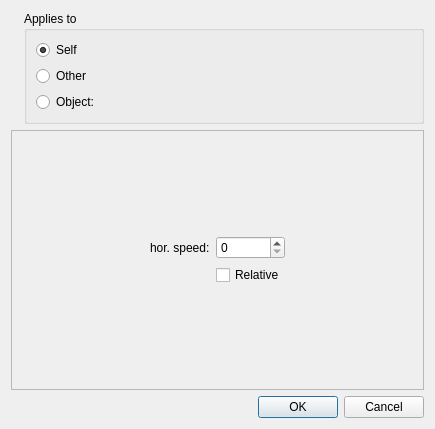
<?xml version="1.0" encoding="UTF-8"?>
<ui version="4.0">
 <class>SpeedHorizontalDialog</class>
 <widget class="QDialog" name="SpeedHorizontalDialog">
  <property name="geometry">
   <rect>
    <x>0</x>
    <y>0</y>
    <width>435</width>
    <height>429</height>
   </rect>
  </property>
  <property name="windowTitle">
   <string>Speed Horizontal</string>
  </property>
  <layout class="QVBoxLayout" name="verticalLayout_2" stretch="0,1,0">
   <item>
    <layout class="QHBoxLayout" name="horizontalLayout" stretch="0,1">
     <item>
      <widget class="QLabel" name="label">
       <property name="text">
        <string/>
       </property>
       <property name="pixmap">
        <pixmap resource="../../resources_editor.qrc">:/qtgameengine/icons/action-speed-horizontal.png</pixmap>
       </property>
      </widget>
     </item>
     <item>
      <widget class="QGroupBox" name="groupBox">
       <property name="title">
        <string>Applies to</string>
       </property>
       <layout class="QVBoxLayout" name="verticalLayout">
        <item>
         <widget class="QRadioButton" name="radioButtonSelf">
          <property name="text">
           <string>Self</string>
          </property>
          <property name="checked">
           <bool>true</bool>
          </property>
         </widget>
        </item>
        <item>
         <widget class="QRadioButton" name="radioButtonOther">
          <property name="text">
           <string>Other</string>
          </property>
         </widget>
        </item>
        <item>
         <layout class="QHBoxLayout" name="horizontalLayout_2" stretch="0,1">
          <item>
           <widget class="QRadioButton" name="radioButtonObject">
            <property name="text">
             <string>Object:</string>
            </property>
           </widget>
          </item>
          <item>
           <widget class="ObjectSelectorWidget" name="widgetObject" native="true">
            <property name="visible">
             <bool>false</bool>
            </property>
           </widget>
          </item>
         </layout>
        </item>
       </layout>
      </widget>
     </item>
    </layout>
   </item>
   <item>
    <widget class="QFrame" name="frame">
     <property name="frameShape">
      <enum>QFrame::StyledPanel</enum>
     </property>
     <property name="frameShadow">
      <enum>QFrame::Raised</enum>
     </property>
     <layout class="QGridLayout" name="gridLayout_2">
      <item row="1" column="2">
       <spacer name="horizontalSpacer_2">
        <property name="orientation">
         <enum>Qt::Horizontal</enum>
        </property>
        <property name="sizeHint" stdset="0">
         <size>
          <width>40</width>
          <height>20</height>
         </size>
        </property>
       </spacer>
      </item>
      <item row="0" column="1">
       <spacer name="verticalSpacer">
        <property name="orientation">
         <enum>Qt::Vertical</enum>
        </property>
        <property name="sizeHint" stdset="0">
         <size>
          <width>20</width>
          <height>40</height>
         </size>
        </property>
       </spacer>
      </item>
      <item row="2" column="1">
       <spacer name="verticalSpacer_2">
        <property name="orientation">
         <enum>Qt::Vertical</enum>
        </property>
        <property name="sizeHint" stdset="0">
         <size>
          <width>20</width>
          <height>40</height>
         </size>
        </property>
       </spacer>
      </item>
      <item row="1" column="0">
       <spacer name="horizontalSpacer">
        <property name="orientation">
         <enum>Qt::Horizontal</enum>
        </property>
        <property name="sizeHint" stdset="0">
         <size>
          <width>40</width>
          <height>20</height>
         </size>
        </property>
       </spacer>
      </item>
      <item row="1" column="1">
       <layout class="QFormLayout" name="formLayout">
        <item row="0" column="0">
         <widget class="QLabel" name="labelHorSpeed">
          <property name="text">
           <string>hor. speed:</string>
          </property>
          <property name="buddy">
           <cstring>spinBoxHorSpeed</cstring>
          </property>
         </widget>
        </item>
        <item row="0" column="1">
         <widget class="QSpinBox" name="spinBoxHorSpeed"/>
        </item>
        <item row="1" column="1">
         <widget class="QCheckBox" name="checkBoxRelative">
          <property name="text">
           <string>Relative</string>
          </property>
         </widget>
        </item>
       </layout>
      </item>
     </layout>
    </widget>
   </item>
   <item>
    <widget class="QDialogButtonBox" name="buttonBox">
     <property name="orientation">
      <enum>Qt::Horizontal</enum>
     </property>
     <property name="standardButtons">
      <set>QDialogButtonBox::Cancel|QDialogButtonBox::Ok</set>
     </property>
    </widget>
   </item>
  </layout>
 </widget>
 <customwidgets>
  <customwidget>
   <class>ObjectSelectorWidget</class>
   <extends>QWidget</extends>
   <header>widgets/objectselectorwidget.h</header>
   <container>1</container>
  </customwidget>
 </customwidgets>
 <resources>
  <include location="../../resources_editor.qrc"/>
 </resources>
 <connections>
  <connection>
   <sender>buttonBox</sender>
   <signal>accepted()</signal>
   <receiver>SpeedHorizontalDialog</receiver>
   <slot>accept()</slot>
   <hints>
    <hint type="sourcelabel">
     <x>257</x>
     <y>419</y>
    </hint>
    <hint type="destinationlabel">
     <x>157</x>
     <y>274</y>
    </hint>
   </hints>
  </connection>
  <connection>
   <sender>buttonBox</sender>
   <signal>rejected()</signal>
   <receiver>SpeedHorizontalDialog</receiver>
   <slot>reject()</slot>
   <hints>
    <hint type="sourcelabel">
     <x>325</x>
     <y>419</y>
    </hint>
    <hint type="destinationlabel">
     <x>286</x>
     <y>274</y>
    </hint>
   </hints>
  </connection>
  <connection>
   <sender>radioButtonObject</sender>
   <signal>toggled(bool)</signal>
   <receiver>widgetObject</receiver>
   <slot>setVisible(bool)</slot>
   <hints>
    <hint type="sourcelabel">
     <x>127</x>
     <y>115</y>
    </hint>
    <hint type="destinationlabel">
     <x>289</x>
     <y>115</y>
    </hint>
   </hints>
  </connection>
 </connections>
</ui>
